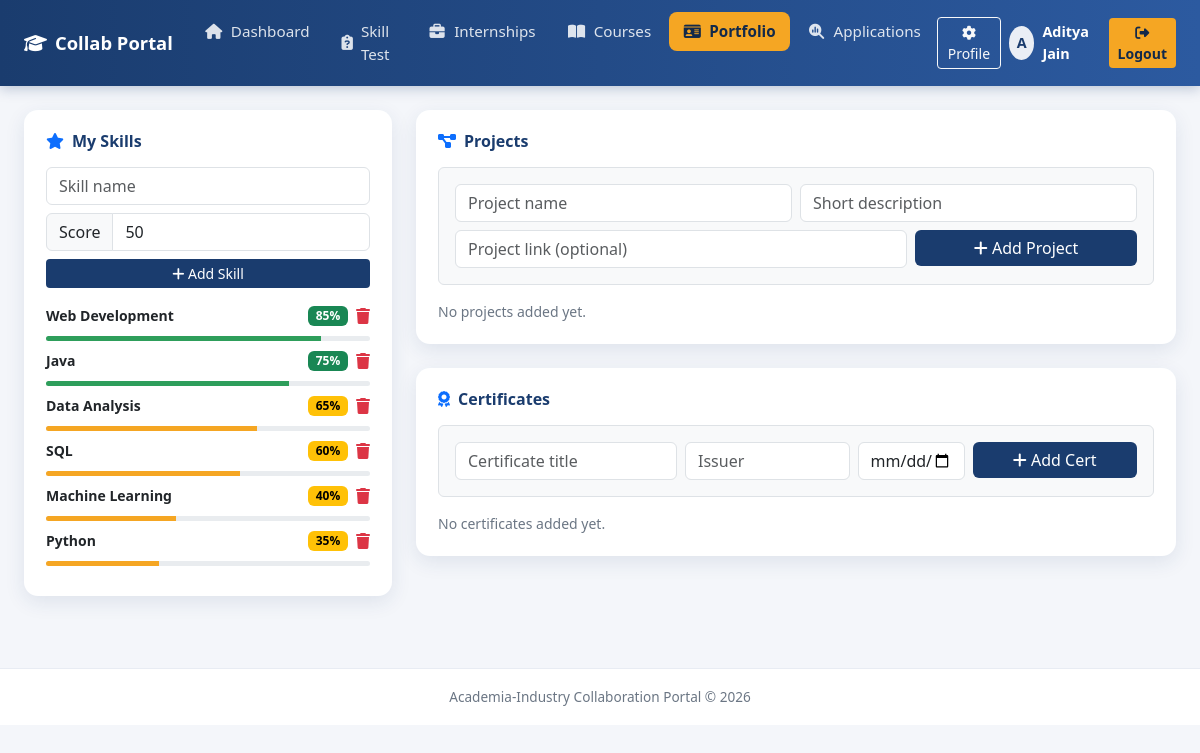
Screenshot of /portfolio.php (signed in) with the database file from the repository.
### tables this page shows
CREATE TABLE IF NOT EXISTS `student_skills` (
  `id` INT UNSIGNED NOT NULL AUTO_INCREMENT,
  `student_id` INT UNSIGNED NOT NULL,
  `skill_id` INT UNSIGNED NOT NULL,
  `score` INT NOT NULL DEFAULT 0,
  `assessed_at` TIMESTAMP NOT NULL DEFAULT CURRENT_TIMESTAMP,
  PRIMARY KEY (`id`),
  KEY `fk_studskill_student` (`student_id`),
  KEY `fk_studskill_skill` (`skill_id`),
  CONSTRAINT `fk_studskill_student` FOREIGN KEY (`student_id`) REFERENCES `users` (`id`) ON DELETE CASCADE,
  CONSTRAINT `fk_studskill_skill` FOREIGN KEY (`skill_id`) REFERENCES `skills` (`id`) ON DELETE CASCADE
);

CREATE TABLE IF NOT EXISTS `skills` (
  `id` INT UNSIGNED NOT NULL AUTO_INCREMENT,
  `skill_name` VARCHAR(100) NOT NULL,
  PRIMARY KEY (`id`),
  UNIQUE KEY `uq_skill_name` (`skill_name`)
);

### includes/db_connect.php (called while the page is built, shortened)
<?php
$conn = mysqli_connect(DB_HOST, DB_USER, DB_PASS, DB_NAME);
mysqli_set_charset($conn, 'utf8mb4');
function db_query($sql, $types = '', $params = array()) {
    global $conn;
    $stmt = mysqli_prepare($conn, $sql);
    if ($types !== '' && count($params) > 0) {
        mysqli_stmt_bind_param($stmt, $types, ...$params);
    }
    mysqli_stmt_execute($stmt);
    return $stmt;
}
function e($str) {
    return htmlspecialchars((string) $str, ENT_QUOTES, 'UTF-8');
}

### portfolio.php (the view, shortened to what this page needs)
<?php
require_once 'includes/db_connect.php';
$uid = (int) $_SESSION['user_id'];
$projects = array();
$certs = array();
$skills = array();
$st = db_query(
  'SELECT ss.id AS ssid, s.skill_name, ss.score FROM student_skills ss
   JOIN skills s ON s.id = ss.skill_id
   WHERE ss.student_id = ? ORDER BY ss.score DESC', 'i', array($uid));
$res = mysqli_stmt_get_result($st);
while ($row = mysqli_fetch_assoc($res)) $skills[] = $row;
require 'includes/page_header.php';
?>
<div class="row g-4">
  <div class="col-lg-4">
    <div class="card mb-4">
      <div class="card-body">
        <h6 class="card-title mb-3"><i class="fa-solid fa-star me-2 text-primary"></i>My Skills</h6>
        <form method="post" action="portfolio.php" class="mb-3">
          <div class="input-group mb-2">
            <input type="text" class="form-control" name="skill_name" placeholder="Skill name" required>
          </div>
          <div class="input-group mb-2">
            <label class="input-group-text">Score</label>
            <input type="number" class="form-control" name="score" min="1" max="100" value="50">
          </div>
          <button class="btn btn-navy btn-sm w-100" type="submit"><i class="fa-solid fa-plus"></i> Add Skill</button>
        </form>
        <?php if (count($skills) === 0): ?>
          <p class="text-muted-2 small mb-0">No skills listed yet.</p>
        <?php else: ?>
          <?php foreach ($skills as $sk): ?>
            <div class="d-flex justify-content-between align-items-center mb-2">
              <span class="small fw-semibold"><?php echo e($sk['skill_name']); ?></span>
              <div class="d-flex align-items-center gap-2">
                <span class="badge <?php echo $sk['score'] >= 70 ? 'text-bg-success' : 'text-bg-warning'; ?>"><?php echo $sk['score']; ?>%</span>
                <a href="portfolio.php?del_skill=<?php echo $sk['ssid']; ?>" class="text-danger" title="Remove"><i class="fa-solid fa-trash"></i></a>
              </div>
            </div>
            <div class="progress mb-2" style="height:5px;">
              <div class="progress-bar" style="width:<?php echo $sk['score']; ?>%; background:<?php echo $sk['score']>=70?'#2e9e5b':'#f5a623'; ?>"></div>
            </div>
          <?php endforeach; ?>
        <?php endif; ?>
      </div>
    </div>
  </div>
  <div class="col-lg-8">
    <div class="card mb-4">
      <div class="card-body">
        <h6 class="card-title mb-3"><i class="fa-solid fa-diagram-project me-2 text-primary"></i>Projects</h6>
        <form method="post" action="portfolio.php" class="border rounded p-3 mb-3 bg-light">
          <div class="row g-2">
            <div class="col-md-6"><input type="text" class="form-control" name="project_name" placeholder="Project name" required></div>
            <div class="col-md-6"><input type="text" class="form-control" name="description" placeholder="Short description"></div>
            <div class="col-md-8"><input type="text" class="form-control" name="link" placeholder="Project link (optional)"></div>
            <div class="col-md-4"><button class="btn btn-navy w-100" type="submit"><i class="fa-solid fa-plus"></i> Add Project</button></div>
          </div>
        </form>
        <?php if (count($projects) === 0): ?>
          <p class="text-muted-2 small mb-0">No projects added yet.</p>
        <?php endif; ?>
      </div>
    </div>
    <div class="card">
      <div class="card-body">
        <h6 class="card-title mb-3"><i class="fa-solid fa-award me-2 text-primary"></i>Certificates</h6>
        <form method="post" action="portfolio.php" class="border rounded p-3 mb-3 bg-light">
          <div class="row g-2">
            <div class="col-md-4"><input type="text" class="form-control" name="cert_title" placeholder="Certificate title" required></div>
            <div class="col-md-3"><input type="text" class="form-control" name="issuer" placeholder="Issuer"></div>
            <div class="col-md-2"><input type="date" class="form-control" name="issued_date"></div>
            <div class="col-md-3"><button class="btn btn-navy w-100" type="submit"><i class="fa-solid fa-plus"></i> Add Cert</button></div>
          </div>
        </form>
        <?php if (count($certs) === 0): ?>
          <p class="text-muted-2 small mb-0">No certificates added yet.</p>
        <?php endif; ?>
      </div>
    </div>
  </div>
</div>
<?php require 'includes/page_footer.php'; ?>

### assets/css/style.css (style rules this page uses)
:root { --navy: #1a3c6e; --navy-dark: #12294a; --navy-light: #2c5aa0; --accent: #f5a623; --soft-grey: #f4f6fa; --text-dark: #1d2733; --text-muted: #6b7684; --shadow: 0 6px 20px rgba(26, 60, 110, 0.10); --shadow-lg: 0 12px 30px rgba(26, 60, 110, 0.16); }
body { background-color: #ffffff; color: var(--text-dark); font-family: 'Segoe UI', system-ui, -apple-system, sans-serif; }
.topnav-layout { background: var(--soft-grey); }
.card { border: none; border-radius: 14px; box-shadow: var(--shadow); transition: transform .2s ease, box-shadow .2s ease; }
.card .card-body { padding: 22px; }
.card h6.card-title { color: var(--navy); font-weight: 700; }
.btn-navy { background: var(--navy); color: #fff; border: none; }
.text-muted-2 { color: var(--text-muted); }

### rows the page displays
student_skills: skill.skill_name "Web Development", score "85"
student_skills: skill.skill_name "Java", score "75"
student_skills: skill.skill_name "Data Analysis", score "65"
student_skills: skill.skill_name "SQL", score "60"
student_skills: skill.skill_name "Machine Learning", score "40"
student_skills: skill.skill_name "Python", score "35"

### other values shown
$initial "A"
$uname "Aditya Jain"
